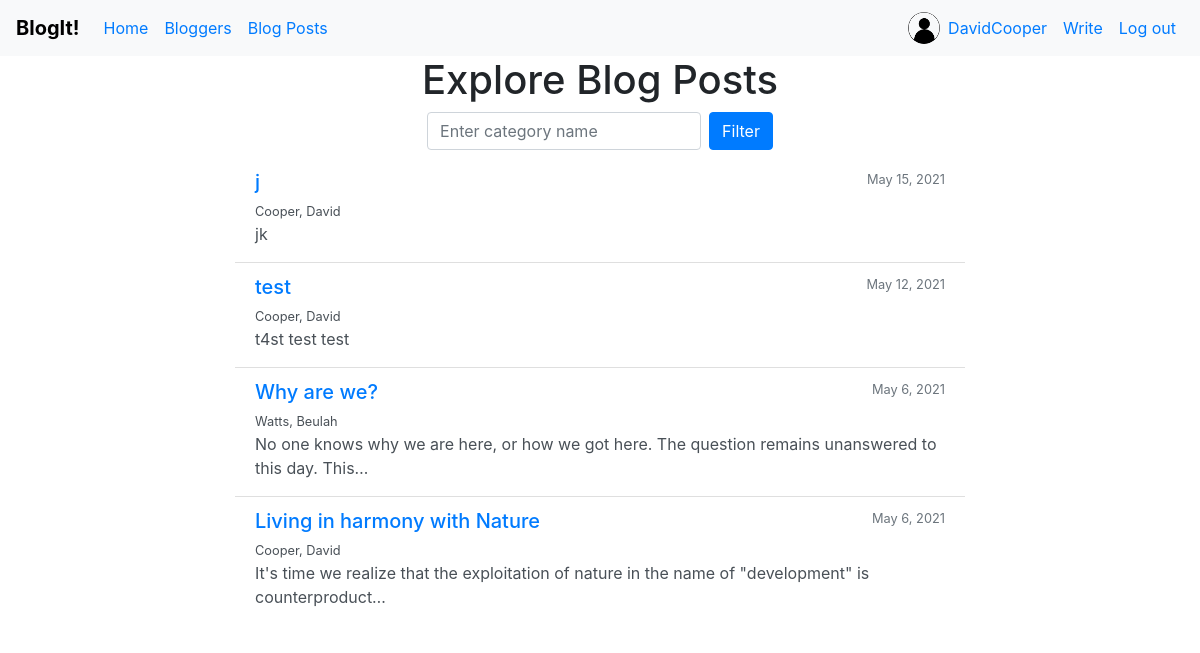
/blog/blogs/ (signed in), run on the app's committed database.
### blog/models.py (models this page shows, shortened)
class BlogPost(models.Model):
    title = models.CharField(max_length=100, help_text="Enter a short and crisp title here.")
    description = models.TextField(max_length=2000, help_text="Write your thoughts in detail here.")
    author = models.ForeignKey(BlogAuthor, on_delete=models.SET_NULL, null=True)
    post_date = models.DateField(default=date.today)
    categories = models.ManyToManyField(BlogCategory, blank=True,
                                        help_text=mark_safe("Select zero or more categories, or <a href='/blog/blog/category-create/'>click here</a> to create a new category."))
    class Meta:
        ordering = ["-post_date"]
    def get_absolute_url(self):
        return reverse('blogpost-detail', args=[str(self.id)])

class BlogAuthor(models.Model):
    user = models.OneToOneField(User, on_delete=models.CASCADE, null=True)
    bio = models.TextField(max_length=200, null=True, blank=True, help_text="Write a few words about yourself here...")
    location = models.CharField(max_length=30, null=True, blank=True)
    date_of_birth = models.DateField(null=True, blank=True)
    date_of_death = models.DateField(null=True, blank=True)
    class Meta:
        ordering = ['user', 'bio']
    def get_absolute_url(self):
        return reverse('blogger-detail', args=[str(self.id)])
        pass
    def __str__(self):
        return f'{self.user.last_name}, {self.user.first_name}'

### blog/views.py (the view)
# urls.py: path('blogs/', views.BlogPostListView.as_view(), name='blogs'),
class BlogPostListView(generic.ListView):
    model = BlogPost
    paginate_by = 10
    def get_queryset(self):
        filter_val = self.request.GET.get('filter', '')
        if filter_val:
            return BlogPost.objects.filter(categories__name__contains=filter_val)
        return BlogPost.objects.all()
    def get_context_data(self, **kwargs):
        context = super().get_context_data(**kwargs)
        context['filter'] = self.request.GET.get('filter', '')
        return context

### blog/templates/blog/blogpost_list.html (shortened to what this page needs)
{% extends "base_generic.html" %}
{% block content %}
<div class="row">
<div class="col-md-8 offset-md-2">
    {% if category %}
    <h1 class="text-center">Blog Posts about <em>{{ category }}</em></h1>
    {% else %}
    <h1 class="text-center">Explore Blog Posts</h1>
    {% endif %}
    <div class="d-flex justify-content-center">
    <form method="get" action="{% url 'blogs' %}" class="form-inline">
        <input type="text" class="form-control mb-2 mr-sm-2" id="inlineFormInputName2" value="{{filter}}" name="filter" placeholder="Enter category name">
        <button type="submit" class="btn btn-primary mb-2">Filter</button>
    </form>
    </div>
    {% if blogpost_list %}
    <div class="list-group list-group-flush">
        {% for blogpost in blogpost_list %}
        <a href="{{ blogpost.get_absolute_url }}" class="list-group-item list-group-item-action flex-column align-items-start">
            <div class="d-flex w-100 justify-content-between">
                <h5 class="mb-1 text-primary">{{ blogpost.title }}</h5>
                <small class="text-muted">{{ blogpost.post_date }}</small>
            </div>
            <small>{{ blogpost.author }}</small>
            <p class="mb-1">{{ blogpost.description | truncatechars:100 }}</p>
        </a>
        {% endfor %}
    </div>
    {% else %}
    <p class="text-center text-danger">Crickets chirping... Looks like no one has posted anything yet.</p>
    {% endif %}
</div>
</div>
{% endblock %}

### blog/templates/base_generic.html (shortened to what this page needs)
<!DOCTYPE html>
<html>
    <head>
        <link rel="stylesheet" href="https://maxcdn.bootstrapcdn.com/bootstrap/4.5.2/css/bootstrap.min.css" />
    </head>
    <body>
        {% block navbar %}
        <nav class="navbar navbar-expand-md navbar-light bg-light">
            <a class="navbar-brand" style="color: #000;" href="{% url 'index' %}"><strong>BlogIt!</strong></a>
            <div class="collapse navbar-collapse" id="navbarNav">
                <ul class="navbar-nav mr-auto">
                    <li class="nav-item">
                        <a class="nav-link text-primary" href="{% url 'index' %}">Home</a>
                    </li>
                    <li class="nav-item">
                        <a class="nav-link text-primary" href="{% url 'bloggers' %}">Bloggers</a>
                    </li>
                    <li class="nav-item">
                        <a class="nav-link text-primary" href="{% url 'blogs' %}">Blog Posts</a>
                    </li>
                </ul>
                <ul class="navbar-nav">
                    {% if user.is_authenticated %}
                    <li class="nav-item">
                        {% load static %}
                        <img class="rounded-circle article-img mt-1" src="{% static 'images/default-avatar.png'%}" alt="current-user" width="32" height="32" />
                    </li>
                    <li class="nav-item"><a class="nav-link text-primary" href="{{ user.blogauthor.get_absolute_url }}"> {{ user.username }}</a></li>
                    <li class="nav-item"><a class="nav-link text-primary" href="{% url 'blogpost-create' %}"> Write </a></li>
                    <li class="nav-item"><a class="nav-link text-primary" href="{% url 'logout'%}">Log out</a></li>
                    {% else %}
                    <li class="nav-item"><a class="nav-link text-primary" href="{% url 'signup'%}">Sign up</a></li>
                    <li class="nav-item"><a class="nav-link text-primary" href="{% url 'login'%}">Log in</a></li>
                    {% endif %}
                </ul>
            </div>
        </nav>
        {% endblock %}
        <div class="container">
            {% block content %}{% endblock %}
        </div>
    </body>
</html>

### data on the page
BlogPost: title "j", post_date "May 15, 2021", author "Cooper, David", description "jk"
BlogPost: title "test", post_date "May 12, 2021", author "Cooper, David", description "t4st test test"
BlogPost: title "Why are we?", post_date "May 6, 2021", author "Watts, Beulah", description "No one knows why we are here, or how we got here. The question remains unanswered to this day. This…"
BlogPost: title "Living in harmony with Nature", post_date "May 6, 2021", author "Cooper, David", description "It's time we realize that the exploitation of nature in the name of \"development\" is counterproduct…"

### other printed values
{{ user.username }} "DavidCooper"
